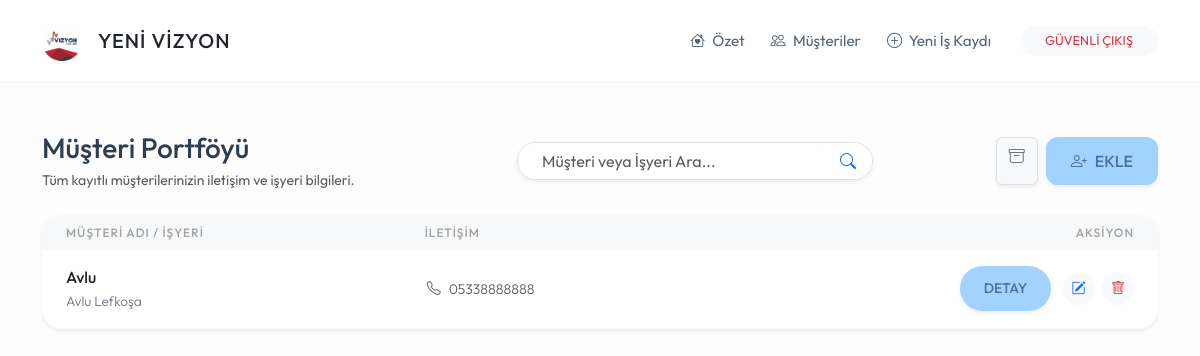
Before: /musteriler (signed in) with the older database file.
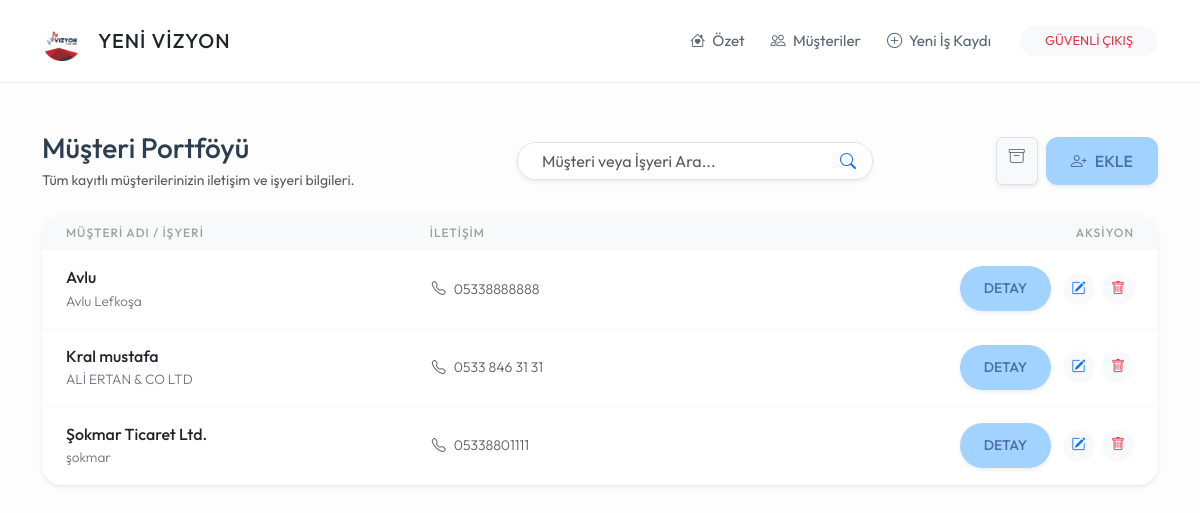
After: the same page with the newer database file.
### app.py (models this page shows)
class Musteri(db.Model):
    id = db.Column(db.Integer, primary_key=True)
    ad_soyad = db.Column(db.String(100), nullable=False)
    telefon = db.Column(db.String(20))
    isyeri_adi = db.Column(db.String(200))
    isyeri_adresi = db.Column(db.Text)
    durum = db.Column(db.String(20), default='Aktif')
    isler = db.relationship('IsKaydi', backref='sahibi', lazy=True)
    odemeler = db.relationship('Odeme', backref='musteri', lazy=True)

### app.py (the view, shortened to what this page needs)
@app.route('/musteriler')
def musteriler():
    if 'logged_in' not in session: return redirect(url_for('index'))
    arama_terimi = request.args.get('q')
    return render_template('musteriler.html', musteriler=Musteri.query.filter_by(durum='Aktif').all(), arama_var=False)

### templates/musteriler.html (shortened to what this page needs)
{% extends "base.html" %}
{% block content %}
<div class="row mb-4 align-items-center">
    <div class="col-md-5">
        <h3 class="mb-1">Müşteri Portföyü</h3>
        <p class="text-muted small mb-0">Tüm kayıtlı müşterilerinizin iletişim ve işyeri bilgileri.</p>
    </div>
    <div class="col-md-4 mt-3 mt-md-0">
        <form action="/musteriler" method="GET" class="d-flex shadow-sm rounded-pill overflow-hidden border">
            <input type="text" name="q" class="form-control border-0 ps-4" placeholder="Müşteri veya İşyeri Ara..." value="{{ terim or '' }}" style="background-color: #fff;">
            <button type="submit" class="btn btn-white border-0 text-primary bg-white px-3">
                <i class="bi bi-search"></i>
            </button>
        </form>
    </div>
    <div class="col-md-3 mt-3 mt-md-0 text-md-end d-flex justify-content-md-end gap-2">
        <a href="/pasif_musteriler" class="btn btn-light text-secondary border shadow-sm" title="Silinenleri Gör">
            <i class="bi bi-archive"></i>
        </a>
        <button class="btn btn-yvr-primary shadow-sm" data-bs-toggle="modal" data-bs-target="#musteriEkleModal">
            <i class="bi bi-person-plus me-2"></i>EKLE
        </button>
    </div>
</div>
<div class="card card-custom p-0 overflow-hidden shadow-sm border-0">
    <div class="table-responsive">
        <table class="table table-hover align-middle mb-0">
            <thead style="background-color: #f8f9fa;">
                <tr>
                    <th class="ps-4">Müşteri Adı / İşyeri</th>
                    <th>İletişim</th>
                    <th class="text-end pe-4">Aksiyon</th>
                </tr>
            </thead>
            <tbody>
                {% for m in musteriler %}
                <tr>
                    <td class="ps-4">
                        <div class="fw-medium text-dark">{{ m.ad_soyad }}</div>
                        {% if m.isyeri_adi %}
                        <div class="small text-secondary" style="font-size: 0.85rem;">{{ m.isyeri_adi }}</div>
                        {% endif %}
                    </td>
                    <td>
                        <div class="small text-muted"><i class="bi bi-telephone me-2"></i>{{ m.telefon or '-' }}</div>
                    </td>
                    <td class="text-end pe-4">
                        <a href="/musteri/{{ m.id }}" class="btn btn-sm btn-yvr-primary fw-bold rounded-pill px-4 me-2 shadow-sm" title="Müşteri Detayına Git">
                            DETAY
                        </a>
                        <a href="/musteri_duzenle/{{ m.id }}" class="btn btn-sm btn-light text-primary rounded-circle me-1" style="width: 32px; height: 32px;" title="Düzenle"><i class="bi bi-pencil-square"></i></a>
                        <a href="/musteri_sil/{{ m.id }}" onclick="return confirm('Bu müşteriyi listeden kaldırmak istediğinize emin misiniz? (Geçmiş işlemleri varsa silinmez, arşive kaldırılır.)');" class="btn btn-sm btn-light text-danger rounded-circle" style="width: 32px; height: 32px;" title="Listeden Kaldır"><i class="bi bi-trash"></i></a>
                    </td>
                </tr>
                {% endfor %}
            </tbody>
        </table>
    </div>
</div>
{% endblock %}

### templates/base.html (shortened to what this page needs)
<!DOCTYPE html>
<html lang="tr">
<head>
    <link href="https://cdn.jsdelivr.net/npm/bootstrap@5.3.0/dist/css/bootstrap.min.css" rel="stylesheet">
    <link rel="stylesheet" href="https://cdn.jsdelivr.net/npm/bootstrap-icons@1.11.0/font/bootstrap-icons.css">
</head>
<body>
<nav class="navbar navbar-expand-lg navbar-yvr sticky-top">
    <div class="container">
        <a class="navbar-brand d-flex align-items-center" href="/">
            <img src="/static/logo.png" alt="YVR Logo" onerror="this.src='https://via.placeholder.com/40x40?text=YVR'">
            <span class="ms-3 fw-bold text-dark" style="letter-spacing: 1px;">YENİ VİZYON</span>
        </a>
        <div class="collapse navbar-collapse" id="navbarNav">
            <ul class="navbar-nav ms-auto align-items-center">
                <li class="nav-item"><a class="nav-link" href="/"><i class="bi bi-house-heart me-1"></i> Özet</a></li>
                <li class="nav-item"><a class="nav-link" href="/musteriler"><i class="bi bi-people me-1"></i> Müşteriler</a></li>
                <li class="nav-item"><a class="nav-link" href="/is_ekle"><i class="bi bi-plus-circle me-1"></i> Yeni İş Kaydı</a></li>
                <li class="nav-item ms-lg-3"><a class="btn btn-light btn-sm px-4 rounded-pill text-danger" href="/logout" style="font-size: 0.8rem;">GÜVENLİ ÇIKIŞ</a></li>
            </ul>
        </div>
    </div>
</nav>
<div class="container py-5">
    {% block content %}{% endblock %}
</div>
</body>
</html>

### templates/base.html (style rules this page uses)
:root { --yvr-bg: #fdfdfd; --yvr-card-bg: #ffffff; --yvr-primary: #a2d2ff; --yvr-secondary: #bde0fe; --yvr-accent: #ffafcc; --yvr-text: #576574; --yvr-text-dark: #2c3e50; }
body { background-color: var(--yvr-bg); font-family: 'Outfit', sans-serif; color: var(--yvr-text); font-weight: 400; line-height: 1.6; }
h1, h2, h3, h4, h5, .fw-bold { font-weight: 500 !important; color: var(--yvr-text-dark); }
.navbar-yvr { background-color: white; border-bottom: 1px solid #f1f1f1; padding: 1rem 0; }
.navbar-brand img { height: 40px; width: auto; filter: grayscale(20%); }
.nav-link { color: var(--yvr-text) !important; font-size: 0.95rem; margin: 0 5px; transition: all 0.3s; }
.card-custom { background: var(--yvr-card-bg); border-radius: 20px; border: none; box-shadow: 0 10px 30px rgba(0,0,0,0.02); padding: 1.5rem; }
.btn-yvr-primary { background-color: var(--yvr-primary); color: #4a6fa5; border-radius: 12px; border: none; padding: 12px 25px; font-weight: 500; transition: transform 0.2s; }
.table { --bs-table-bg: transparent; }
.table thead th { font-weight: 500; text-transform: uppercase; font-size: 0.75rem; letter-spacing: 1px; color: #a0a0a0; border: none; }
.table td { border-bottom: 1px solid #f8f9fa; padding: 15px 10px; font-weight: 300; }

Changed rows visible on the page:
added Musteri: ad_soyad "Kral mustafa", isyeri_adi "ALİ ERTAN & CO LTD", telefon "0533 846 31 31"
added Musteri: ad_soyad "Şokmar Ticaret Ltd.", isyeri_adi "şokmar", telefon "05338801111", {{ m.id }} 3 (drawn)
